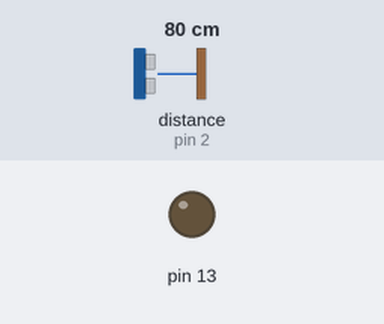
Simulated run of this sketch. Board: Arduino Uno, built with avr-gcc and run on an emulated ATmega328P. Parts: output pins drawn as LEDs (lit = HIGH). Dashed ring = blinking. The test bench sets the inputs (shaded band); at power-on: distance to the obstacle (sensor on pin 2) 80 cm. What the sketch prints to the serial monitor is not drawn.

Above: at 1.2 s.
1.3 s: distance to the obstacle (sensor on pin 2) set to 32 cm
2.8 s: distance to the obstacle (sensor on pin 2) set to 28 cm
At 4.1 s:
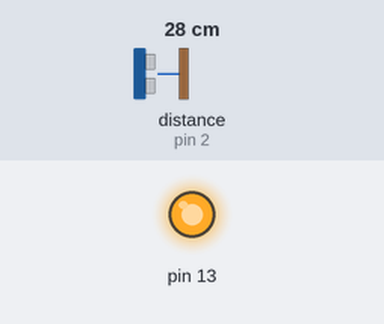
4.4 s: distance to the obstacle (sensor on pin 2) set to 18 cm
5.9 s: distance to the obstacle (sensor on pin 2) set to 14 cm
At 6.65 s:
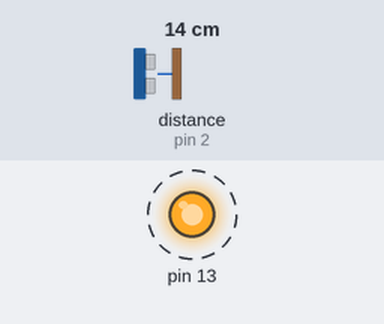
Timing chart, 0 to 9.9 s (numbered marks = the images above; inputs shaded):
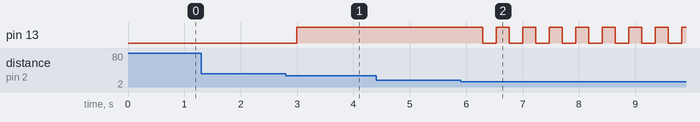

Measured:
- the behaviour switches between 31 and 30 cm on distance to the obstacle (sensor on pin 2) (found by bisection; images 0 and 1)
- the behaviour switches between 16 and 15 cm on distance to the obstacle (sensor on pin 2) (found by bisection; images 1 and 2)
- after the input at 1.3 s, every drawn part: stays the same
- after the input at 2.8 s, pin 13: LOW → HIGH after 0.19 s
- after the input at 4.4 s, every drawn part: stays the same
- after the input at 5.9 s, pin 13: alternates HIGH for 0.23 s and LOW for 0.23 s, starting after 0.40 s

The sketch:

EX_31_01.ino
```cpp
#include <NewPing.h>

const int THRESH1 = 30;     // 1차 근접 기준
const int THRESH2 = 15;     // 2차 근접 기준

// 0 : 충돌 위험 없음, 1 : 충돌 주의(< THRESH1), 2 : 충돌 직전(< THRESH2)
byte state = 0;

unsigned long time_previous, time_current;  // 상태 2에서 LED 점멸 제어
unsigned long time_previous2; // 주기적 측정결과 출력
const int INTERVAL = 200;     // LED 점멸 간격
const int INTERVAL2 = 1000;
boolean LED_state;

NewPing ultrasonic(3, 2);     // (트리거 핀, 에코 핀)

void setup() {
  Serial.begin(9600);

  pinMode(13, OUTPUT);
  digitalWrite(13, LOW);

  time_previous2 = millis();
}

void loop() {
  int distanceCM = ultrasonic.convert_cm(ultrasonic.ping_median());

  if (distanceCM <= THRESH2) {
    if (state == 1) {       // 충돌 직전 거리로 진입
      Serial.print(String(distanceCM) + "\t");
      Serial.println("* 곧 충돌합니다!!");
      state = 2;
      time_previous = millis();

      LED_state = HIGH;     // LED 상태 설정
      digitalWrite(13, LED_state);
      time_previous2 = millis();   // 마지막으로 상태가 바뀐 시간
    }
  }
  else if (distanceCM <= THRESH1) {
    if (state != 1) { // 충돌 주의 거리로 이동
      Serial.print(String(distanceCM) + "\t");
      Serial.println("* 충돌 위험이 있으니 주의하세요.");
      state = 1;
      time_previous2 = millis();

      digitalWrite(13, HIGH);   // LED 켜기
    }
  }
  else {
    if (state != 0) {       // 충돌 위험 없는 거리로 벗어남
      Serial.print(String(distanceCM) + "\t");
      Serial.println("* 총돌 위험 지역에서 벗어났습니다.");
      state = 0;
      time_previous2 = millis();

      digitalWrite(13, LOW);    // LED 끄기
    }
  }

  time_current = millis();
  // 상태 2, 즉, 아주 가까운 거리에 물체가 있을 때 점멸
  if (time_current - time_previous >= INTERVAL && state == 2) {
    LED_state = !LED_state;
    digitalWrite(13, LED_state);

    time_previous = time_current;
  }
  if (time_current - time_previous2 >= INTERVAL2) {
    Serial.println(distanceCM);
    time_previous2 = time_current;
  }
}
```
